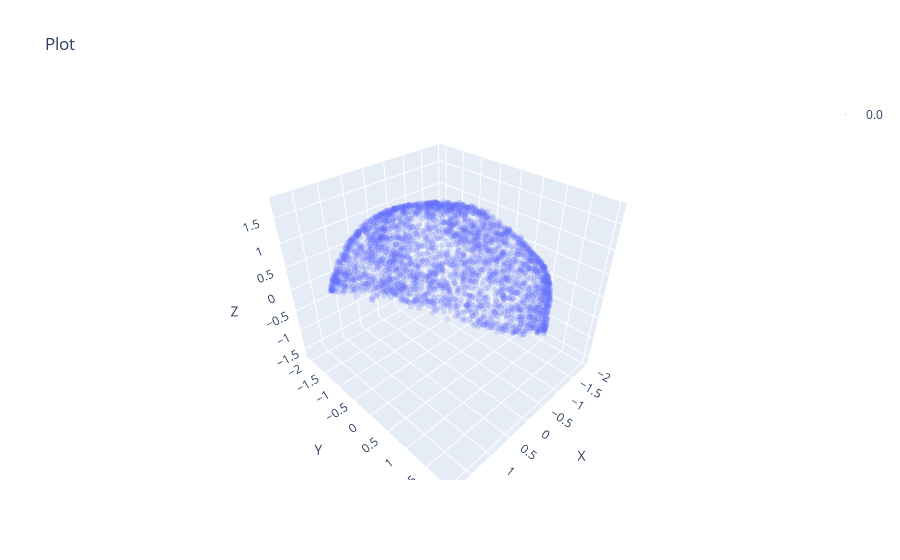

The cell this chart's notebook holds for it:
### Code cell
scatter(zc, s=2, alpha=0.2).show()

### Figure 1 — Plotly figure (JSON) as saved in the notebook; plotly's stock layout.template omitted (floating-point values rounded to 4 significant figures; data arrays with more than 128 entries replaced by an {"elided": "..."} marker saying what was removed)
{"data": [{"marker": {"color": 0, "colorscale": [[0, "#440154"], [0.1111, "#482878"], [0.2222, "#3e4989"], [0.3333, "#31688e"], [0.4444, "#26828e"], [0.5556, "#1f9e89"], [0.6667, "#35b779"], [0.7778, "#6ece58"], [0.8889, "#b5de2b"], [1, "#fde725"]], "opacity": 0.2, "size": 2}, "mode": "markers", "name": "0.0", "type": "scatter3d", "x": {"elided": "3043 float values"}, "y": {"elided": "3043 float values"}, "z": {"elided": "3043 float values"}}], "layout": {"scene": {"xaxis": {"title": {"text": "X"}}, "yaxis": {"title": {"text": "Y"}}, "zaxis": {"title": {"text": "Z"}}}, "showlegend": true, "title": {"text": "Plot"}}}
